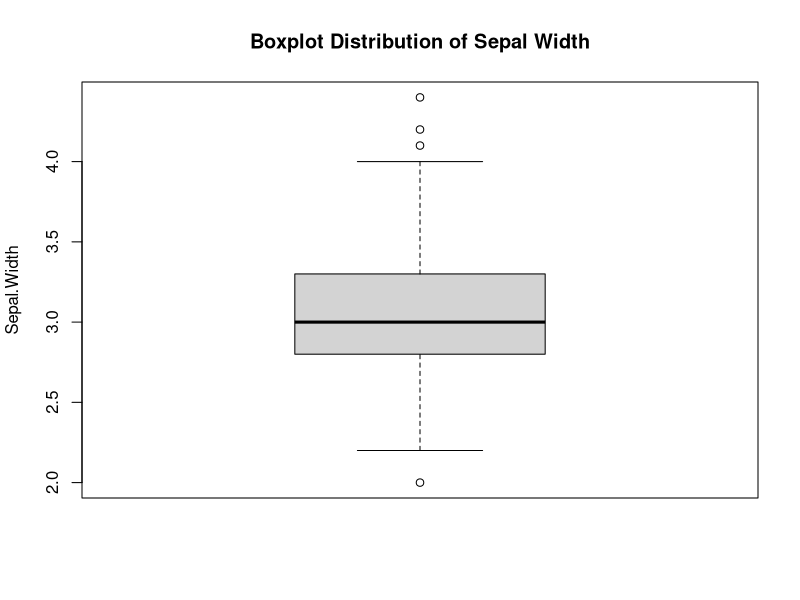
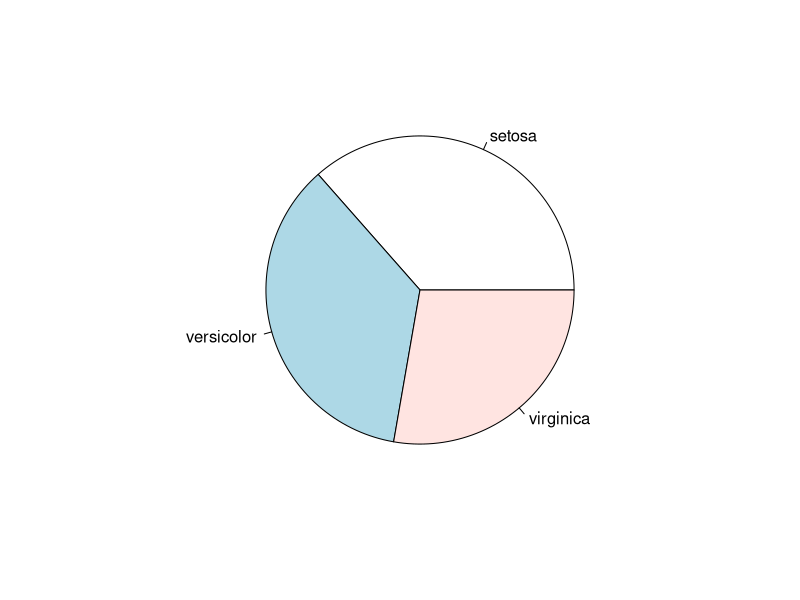

Recreate these plots in R, in order.
## ---- chunk 1
seq(1,10)
## ---- chunk 2
seq(1, 61, by=6)
## ---- chunk 3
rep(2:4, 5)
## ---- chunk 4
#No. When using "as.numeric" command to convert a factor, R will automatically assign numbers to the categories of the factor. Therefore, it is necessary to first convert a factor to character and then to numeric. The right command should be:

factorVar <- factor(c(1, 6, 5.4, 3.2))
as.numeric(as.character(factorVar))
## ---- chunk 5
#We can replace the missing values represented by "?" or "!" with a value that can be treated or excluded later. For example, we can use the command is.na(dataset) to detect any missing data in the dataset and then assign them to a value such as 0. 
## ---- chunk 6
sum((10:100)^3)
## ---- chunk 7
n <- 1:10
sum(((2^n)/(n^2))+((n^4)/(4^n)))
## ---- chunk 8
m <- 0:10
sum(1/factorial(m+1))
## ---- chunk 9
a <- 3:33
prod((3*a)+(3/(a^(1/3))))
## ---- chunk 10
c(0:5)[NA]  
#c(0;5)[x] means to extract the xth number in the vector; NA means unknown or missingness, and is not a valid index in R, as an index must be an integer. As such, the above command returns as: 
## ---- chunk 11
#"is.vector" is used to verify is the object between the brackets is stored as a vector by R. The result is either "True" (indicating the object is a vector) or "False" (indicating the contrary). 

#"is.numeric" is used to verify is the object between the brackets is stored as a number by R. The result is either "True" or "False". 
## ---- chunk 12
#Advantage 1: RShiny has an extensive gallary for data visualization; therefore, it is an excellent tool to visualize complex datasets. 

#Advantage 2: RShiny is excellent for building interactive data visualizations by itself. As such, no HTML, Javascript or CSS knowledge is required for the purposes of customizing datasets and user interface. 

#Advantage 3: RShiny can be automated to perform a set of operations 

#Disadvantage 1: In order to use RShiny, one will need to learn the R language, while other software programs such as Tableau have a much flat learning curve with coding mostly reserved for advanced users. 

#Disadvantage 2: Becasue RShiny is open sourced, there is no way to block someone from accessing the app once it is hosted online. 

#Disadvantage 3: The free version only allows for 25 active hours of app running time per month. You will need to pay to get unlimited access. 
## ---- chunk 13
library(datasets)
## ---- chunk 14
head(iris)
## ---- chunk 15
sapply(iris[1:4] ,mean ,rm = NA )
## ---- chunk 16
iris[is.na(iris)] <- 0
## ---- chunk 17
sd(iris [,1] )
## ---- chunk 18
sd(iris [,3] )
## ---- chunk 19
boxplot(iris$Sepal.Width, ylab="Sepal.Width", main = "Boxplot Distribution of Sepal Width")

#Outliners are data points that fall below the lower fence or above the upper fence. The lower fence is calculated as Q1-1.5*IQR, and the upper fence is calculated as Q3+1.5*IQR.
## ---- chunk 20
#Method 1
summary(iris$Sepal.Width)
## ---- chunk 21
#Method 2
quantile(iris$Sepal.Width, 0.75)
## ---- chunk 22
lessthan7 <- subset(iris, iris$Sepal.Length < 7)
species <- table(lessthan7$Species)
pie(species)
